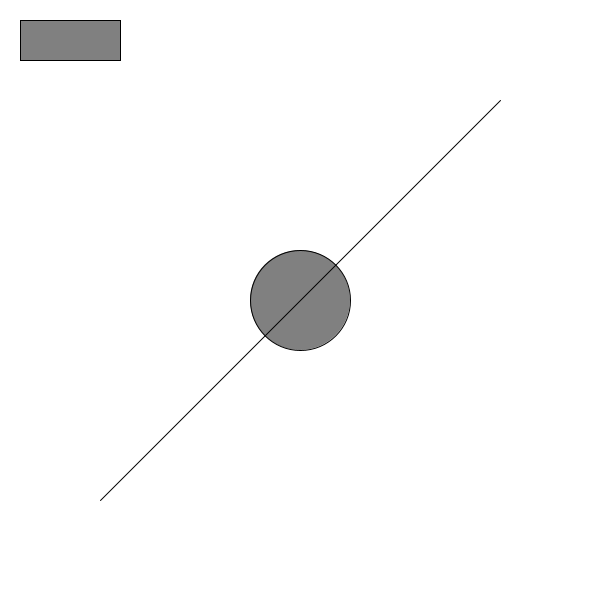
Frame 1 (no input)
Frame 60 (the mouse pressed at the canvas centre just before this capture): identical to frame 1, image omitted
Frame 120 (the mouse held since frame 60 and released just before this capture): identical to frame 1, image omitted

The Processing sketch that drew this single still picture (run headless with seeded random() and noise(); from frame 60 on, the mouse is pressed at the canvas centre):

// Processing sketch: sketch_1_simpleDrawing
// ── sketch_1_simpleDrawing.pde
void setup() {
    size(600, 600);                  // set window size to 600x600 pixels
}

void draw() {
    background(255);                 // clear screen to white

    stroke(0);                       // set stroke color to black
    fill(128);                       // set fill color to grey

    rect(20, 20, 100, 40);           // draw a 100x40 rectangle starting at (20, 20)
    ellipse(300, 300, 100, 100);     // draw a 100x100 ellipse at center (300, 300)
    line(100, 500, 500, 100);        // draw a line from (100, 500) to (500, 100)
}
